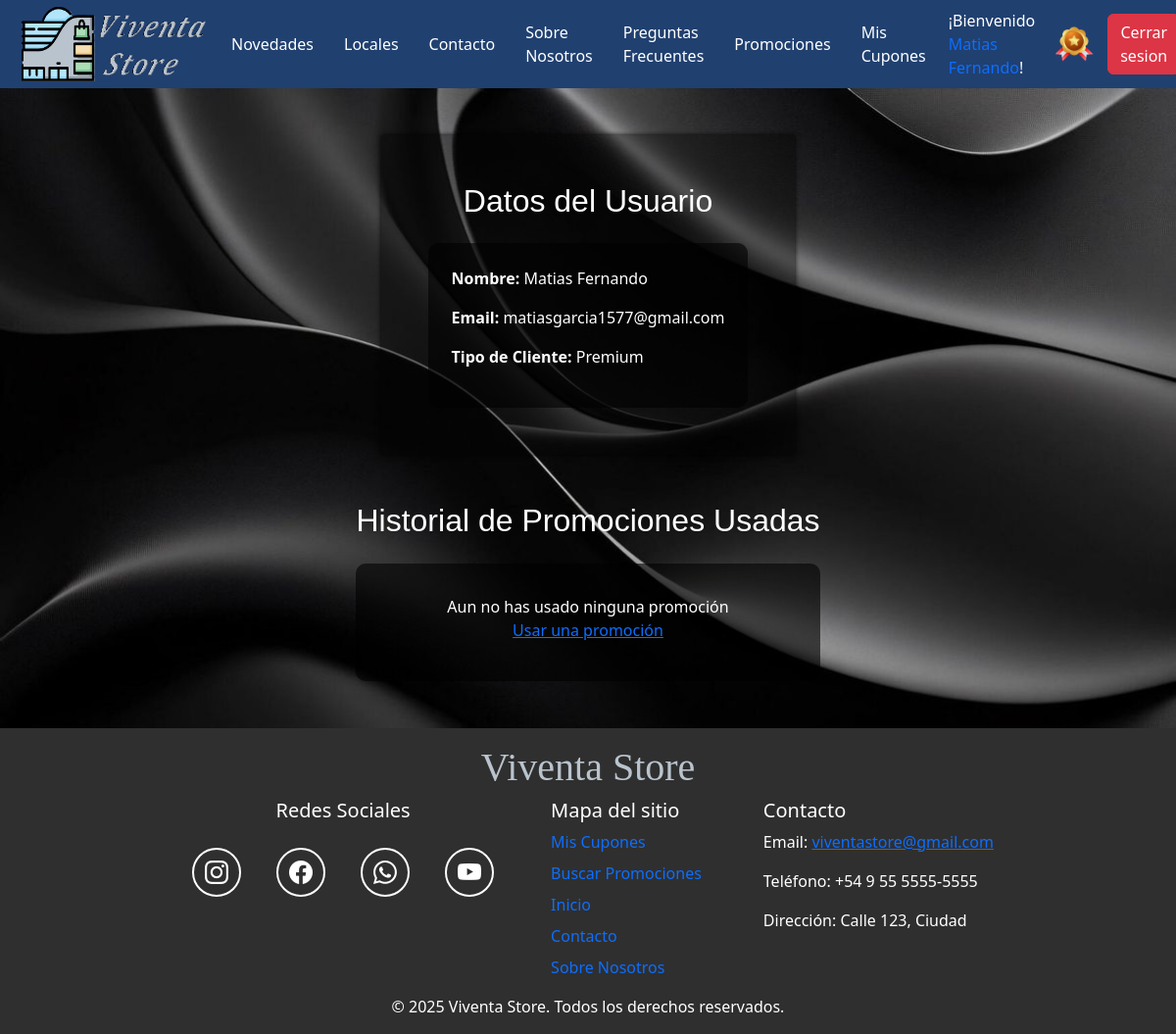
Screenshot of /Cliente/MiPerfil.php (signed in) with the database file from the repository.
### tables this page shows
CREATE TABLE `usuario` (
  `cod_usuario` int(11) NOT NULL AUTO_INCREMENT,
  `email` varchar(50) NOT NULL,
  `clave` varchar(255) NOT NULL,
  `nombre_usuario` varchar(30) NOT NULL,
  PRIMARY KEY (`cod_usuario`)
);

CREATE TABLE `cliente` (
  `cod_usuario` int(11) NOT NULL,
  `categoria_cliente` varchar(10) NOT NULL,
  `confirmado` tinyint(1) NOT NULL,
  `token_confirmacion` varchar(255) NOT NULL,
  PRIMARY KEY (`cod_usuario`),
  CONSTRAINT `cliente_ibfk_1` FOREIGN KEY (`cod_usuario`) REFERENCES `usuario` (`cod_usuario`) ON DELETE CASCADE ON UPDATE CASCADE
);

### Includes/funciones.php (called while the page is built, shortened)
<?php
function consultaSQL($sql_consulta)
{
    include("conexion.inc");
    $resultados = mysqli_query($link, $sql_consulta);
    return $resultados;
}

### Cliente/MiPerfil.php (the view, shortened to what this page needs)
<?php
include_once("../Includes/funciones.php");
$folder = "Cliente";
$pestaña = "Mi Perfil";
$cod_usuario = $_SESSION['cod_usuario'];
$res = consultaSQL("SELECT nombre_usuario, email FROM usuario WHERE cod_usuario = '$cod_usuario'");
$row = mysqli_fetch_assoc($res);
$vemail = $row['email'] ?? '';
$res = consultaSQL("SELECT categoria_cliente FROM cliente WHERE cod_usuario = '$cod_usuario'");
$row = mysqli_fetch_assoc($res);
$vcategoria_cliente = $row['categoria_cliente'] ?? '';
$result = consultaSQL(
  "
  SELECT
  pro.texto_promocion, sol.fecha_uso_promocion, loc.nombre_local
  FROM uso_promociones sol
  INNER JOIN promociones pro ON sol.cod_promocion = pro.cod_promocion
  INNER JOIN locales loc ON pro.cod_local = loc.cod_local
  WHERE sol.cod_usuario = {$cod_usuario} AND estado ='aceptada'"
);
?>
<!DOCTYPE html>
<html lang="es">
<head>
  <?php include("../Includes/head.php"); ?>
</head>
<body>
  <header>
    <?php include("../Includes/header.php"); ?>
  </header>
  <main class="fondo-formulario-contacto" aria-label="Panel de perfil de usuario">
    <div class="formulario-contacto text-center" aria-label="Datos del usuario">
      <h2 class="seccion-titulo">Datos del Usuario</h2>
      <div class="datos-usuario text-start mx-auto panel-estilo" aria-label="Información personal">
        <p><strong>Nombre:</strong> <?= $vnombre_usuario ?></p>
        <p><strong>Email:</strong> <?= $vemail ?></p>
        <p><strong>Tipo de Cliente:</strong> <?= $vcategoria_cliente ?></p>
      </div>
    </div>
    <section aria-label="Historial de promociones usadas">
      <h2 class="seccion-titulo">Historial de Promociones Usadas</h2>
      <div class="datos-usuario text-center mx-auto panel-estilo mb-5">
        <table class="table table-striped table-dark" aria-label="Tabla de promociones usadas">
          <?php if ($result->num_rows > 0): ?>
            <?php $nro_promo = 1; ?>
            <thead>
              <tr>
                <th>#</th>
                <th>Promoción</th>
                <th>Local</th>
                <th>Fecha</th>
              </tr>
            </thead>
            <tbody>
              <?php while ($row = $result->fetch_assoc()): ?>
                <?php
                $vfecha_uso_promocion = $row['fecha_uso_promocion'] ?? '';
                $vtexto_promocion = $row['texto_promocion'] ?? '';
                $vnombre_local = $row['nombre_local'] ?? ''; ?>
                <tr aria-label="Fila de promoción usada">
                  <td><?= $nro_promo ?></td>
                  <td><?= $vtexto_promocion ?></td>
                  <td><?= $vnombre_local ?></td>
                  <td><?= $vfecha_uso_promocion ?></td>
                </tr>
                <?php $nro_promo++; ?>
              <?php endwhile; ?>
            </tbody>
          <?php else: ?>
            <p style="margin: 0;" class="pt-2" aria-label="Sin promociones usadas">Aun no has usado ninguna promoción</p>
            <a href="../Cliente/BuscarPromociones.php" aria-label="Usar una promoción">Usar una promoción</a>
          <?php endif; ?>
        </table>
      </div>
    </section>
  </main>
  <footer class="seccion-footer d-flex flex-column justify-content-center align-items-center pt-3">
    <?php include("../Includes/footer.php") ?>
  </footer>
</body>
</html>

### Includes/header.php (shortened to what this page needs)
<?php
include_once("funciones.php");
if (isset($_SESSION['tipo_usuario']) && isset($_SESSION['cod_usuario'])) {
  $tipo_usuario = $_SESSION['tipo_usuario'];
  $estaLogueado = "logueado";
  $cod_usuario = $_SESSION['cod_usuario'];
  $res = consultaSQL("SELECT nombre_usuario FROM usuario WHERE cod_usuario = '$cod_usuario'");
  $row = mysqli_fetch_assoc($res);
  $vnombre_usuario = $row['nombre_usuario'] ?? '';
  if ($_SESSION['tipo_usuario'] == "cliente") {
    $res = consultaSQL("SELECT categoria_cliente FROM cliente WHERE cod_usuario = '$cod_usuario'");
    $row = mysqli_fetch_assoc($res);
    $categoria_cliente = $row['categoria_cliente'] ?? '';
  }
} else {
  $estaLogueado = "noLogueado";
}
if ($folder == "Administrador" or $folder == "Cliente" or $folder == "Dueño" or $folder == "Principal") {
  $rutaSalirCarpeta = "..";
} else {
  $rutaSalirCarpeta = ".";
}
if ($folder == "Administrador") {
  $rutaLogo = "/Administrador/SeccionAdministrador.php";
} elseif ($folder == "Dueño") {
  $rutaLogo = "/Dueño/SeccionDueñoLocal.php";
} else {
  $rutaLogo = "/Principal/Index.php";
}
?>
<nav class="navbar navbar-expand-lg bg-body-tertiary" aria-label="Barra de navegación principal">
  <div class="container-fluid top-bar">
    <a class="navbar-brand" href="<?= $rutaSalirCarpeta ?><?= $rutaLogo ?>">
      <img class="logo" src="<?= $rutaSalirCarpeta ?>/Imagenes/Logo-titulo.png" alt="Logo Viventa Store" />
    </a>
    <div class="collapse navbar-collapse flex-direction-row justify-content-end colapsado" id="navbarNav">
      <ul class="navbar-nav" aria-label="Opciones de navegación">
        <?php if ($folder == "Principal" || $folder == "Cliente"): ?>
          <li class="nav-item">
            <a class="nav-link" aria-current="page" href="<?= $rutaSalirCarpeta ?>/Principal/Index.php#novedades">
              <p>Novedades</p>
            </a>
          </li>
          <li class="nav-item">
            <a class="nav-link" aria-current="page" href="<?= $rutaSalirCarpeta ?>/Principal/Index.php#locales">
              <p>Locales</p>
            </a>
          </li>
          <li class="nav-item">
            <a class="nav-link <?= ($pestaña == 'Contacto') ? 'active' : '' ?>" aria-current="page" href="<?= $rutaSalirCarpeta ?>/Principal/Contacto.php">
              <p>Contacto</p>
            </a>
          </li>
          <li class="nav-item">
            <a class="nav-link <?= ($pestaña == 'Sobre Nosotros') ? 'active' : '' ?>" href="<?= $rutaSalirCarpeta ?>/Principal/SobreNosotros.php">
              <p>Sobre Nosotros</p>
            </a>
          </li>
          <li class="nav-item">
            <a class="nav-link <?= ($pestaña == 'Preguntas Frecuentes') ? 'active' : '' ?>" href="<?= $rutaSalirCarpeta ?>/Principal/PreguntasFrecuentes.php">
              <p>Preguntas Frecuentes</p>
            </a>
          </li>
          <li class="nav-item">
            <a class="nav-link <?= ($pestaña == 'Buscar Promociones') ? 'active' : '' ?>" aria-current="page" href="<?= $rutaSalirCarpeta ?>/Cliente/BuscarPromociones.php">
              <p>Promociones</p>
            </a>
          </li>
        <?php endif; ?>
        <?php if ($estaLogueado == "logueado"): ?>
          <?php if ($tipo_usuario == "cliente"): ?>
            <li class="nav-item">
              <a class="nav-link <?= ($pestaña == 'Mis Cupones') ? 'active' : '' ?>" aria-current="page" href="<?= $rutaSalirCarpeta ?>/Cliente/MisCupones.php">
                <p>Mis Cupones</p>
              </a>
            </li>
            <li class="nav-item">
              <p style="color:white; margin-right:1rem;">¡Bienvenido <a style="margin: 0;" href="<?= $rutaSalirCarpeta ?>/Cliente/MiPerfil.php"><?= $vnombre_usuario ?></a>!</p>
            </li>
            <li class="nav-item">
              <img style="" class="imagen_categoria_cliente" src="<?= $rutaSalirCarpeta ?>/Imagenes/categoria-<?= $categoria_cliente ?>.png" alt="Categoría cliente <?= $categoria_cliente ?>">
            </li>
          <?php else: ?>
            <li class="nav-item">
              <p style="color:white">¡Bienvenido <b><?= $vnombre_usuario ?></b>!</p>
            </li>
          <?php endif; ?>
          <li class="nav-item">
            <button type="button" style="margin-left: 10px;" class="btn btn-danger" data-bs-toggle="modal" data-bs-target="#cerrar-sesion">Cerrar sesion</button>
          </li>
        <?php endif; ?>
      </ul>
    </div>
  </div>
</nav>

### Styles/style.css (style rules this page uses)
.fondo-formulario-contacto { color: white; background-image: url("../Imagenes/Fondo.jpg"); background-size: cover; }
.fondo-formulario-contacto h2 { margin-bottom: 1.5rem; }
.formulario-contacto { margin: 3rem 0; background-color: #0006; padding: 3rem; box-sizing: border-box; box-shadow: #000 0px 0px 5px; }
.panel-estilo { background-color: rgba(0, 0, 0, 0.6); color: white; padding: 1.5rem; border-radius: 10px; }
.seccion-titulo { font-size: 2rem; font-family: "Poppins", sans-serif; text-align: center; }

### Styles/style-general.css (style rules this page uses)
body { margin: 0; background-color: #f5f1ea; display: flex; flex-direction: column; min-height: 100vh; }
main { flex: 1; display: flex; flex-direction: column; justify-content: center; align-items: center; min-height: 80vh; }
.top-bar { min-height: 80px; display: flex; justify-content: space-between; align-items: center; padding: 0px 20px; margin: 0px; background-color: #204070; }
.navbar { margin: 0; padding: 0; }
.logo { width: 12rem; height: 5rem; }
nav a { text-decoration: none; margin-right: 15px; font-size: 16px; transition: filter 0.3s ease; }
.colapsado ul { display: flex; flex-direction: column; align-items: center; }
.colapsado p { color: white; margin: auto; }
.imagen_categoria_cliente { width: 3rem; max-height: 3rem; }
.seccion-footer { background-color: #2f2f2f; color: #f5f6f7; }

### rows the page displays
usuario: nombre_usuario "Matias Fernando", email "matiasgarcia1577@gmail.com"
cliente: categoria_cliente (picture), categoria_cliente "Premium"

### other values shown
$item "Mis Cupones"
$item "Buscar Promociones"
$item "Contacto"
$item "Sobre Nosotros"
